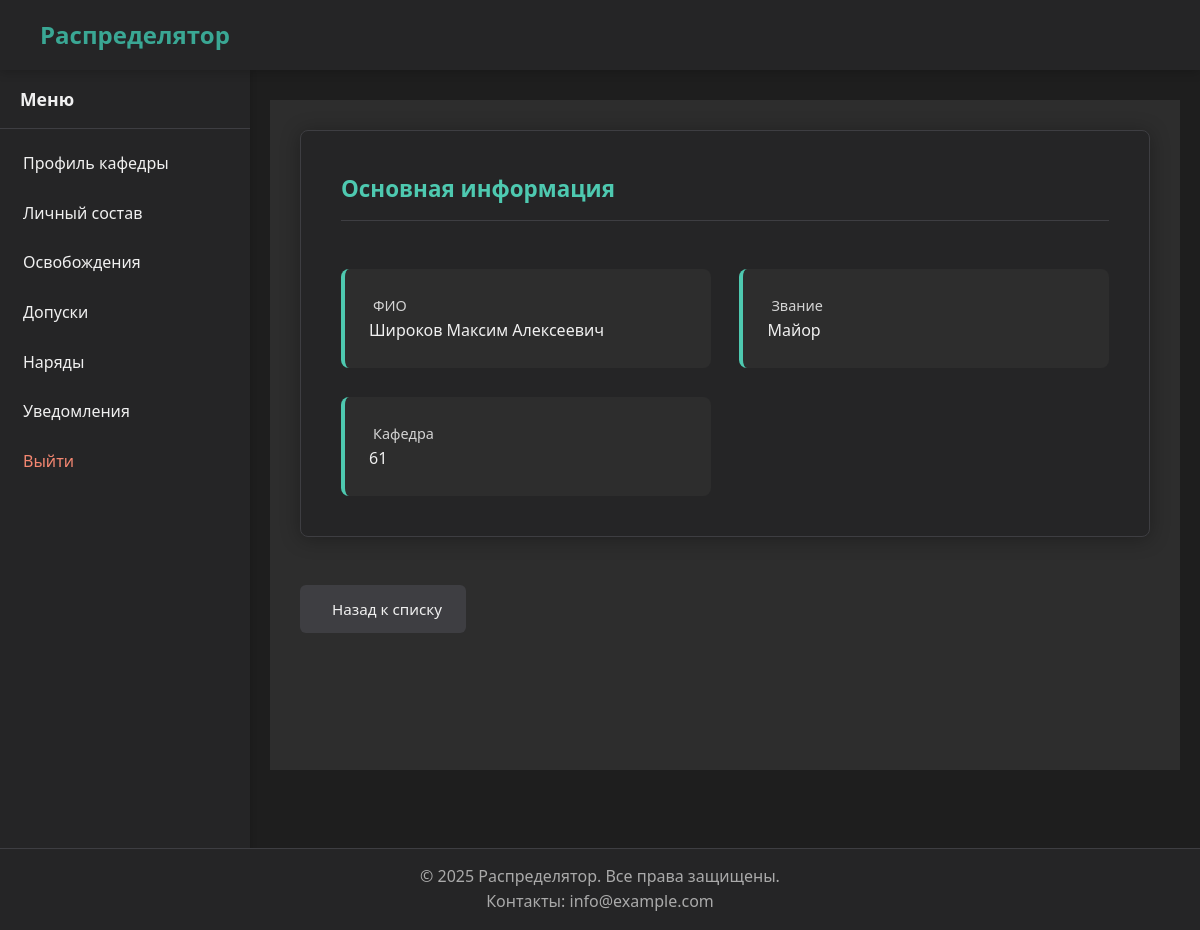
/faculty/staff/1/ (signed in), run on an earlier commit of the app's database.
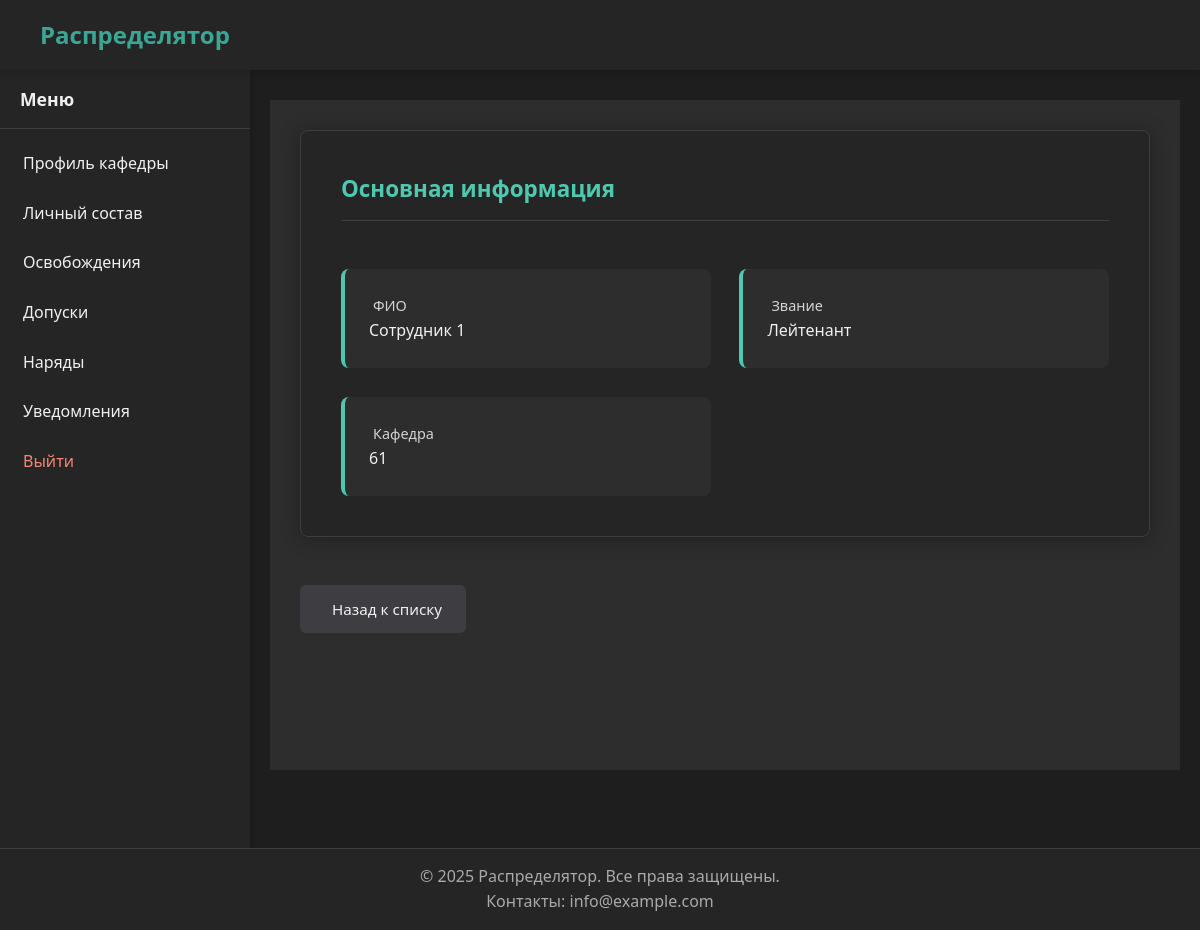
And on a later commit of the database.
### people/models.py (models this page shows, shortened)
class People(models.Model):
    full_name = models.CharField('ФИО', max_length=100)
    faculty = models.ForeignKey(
        Faculty,
        verbose_name='Факультет',
        on_delete=models.SET_NULL,
        null=True,
        blank=True
    )
    department = models.ForeignKey(
        Department,
        verbose_name='Кафедра',
        on_delete=models.SET_NULL,
        null=True,
        blank=True
    )
    rank = models.ForeignKey(
        Rank,
        verbose_name='Звание',
        on_delete=models.PROTECT
    )
    last_duty_date = models.DateField(
        'Дата последнего наряда',
        null=True,
        blank=True
    )
    workload = models.FloatField(
        'Нагрузка',
        default=0.0
    )
    class Meta:
        verbose_name = 'Человек'
        verbose_name_plural = 'Люди'
        ordering = ['full_name']

### rank/models.py (models this page shows)
class Rank(models.Model):
    rank = models.CharField('Звание', max_length=30, unique=True)
    class Meta:
        verbose_name = 'Звание'
        verbose_name_plural = 'Звания'
    def __str__(self):
        return self.rank

### unit/models.py (models this page shows, shortened)
class Department(models.Model):
    name = models.CharField(max_length=20, verbose_name="Название кафедры", unique=True)
    faculty = models.ForeignKey(
        'Faculty',
        on_delete=models.SET_NULL,
        null=True,
        blank=True,
        verbose_name="Факультет",
        related_name="departments"
    )
    class Meta:
        verbose_name = 'Кафедра'
        verbose_name_plural = 'Кафедры'

### faculty/views.py (the view)
# urls.py: path('staff/<int:pk>/', views.StaffDetailView.as_view(), name='staff_detail'),
class StaffDetailView(HasFacultyMixin, TemplateView):
    template_name = 'profiles/faculty/staff/detail.html'
    def get_context_data(self, **kwargs):
        context = super().get_context_data(**kwargs)
        person_id = self.kwargs['pk']
        try:
            person = People.objects.get(pk=person_id)
        except People.DoesNotExist:
            person = None
        context['person'] = person
        return context

### core/mixins.py (called while the page is built)
    def dispatch(self, request, *args, **kwargs):
        if not hasattr(request.user, 'faculty') or not request.user.faculty:
            messages.warning(request, "У вас нет прав доступа к этому разделу")
            return redirect('home')
        return super().dispatch(request, *args, **kwargs)

### core/utils.py (called while the page is built)
def get_user_type(user):
    if user.is_superuser:
        return 'admin'
    groups = list(user.groups.values_list('name', flat=True))
    if 'Комендант' in groups:
        return 'commandant'
    elif 'Факультет' in groups:
        return 'faculty'
    elif 'Кафедра' in groups:
        return 'department'
    return None

### templates/profiles/faculty/staff/detail.html (shortened to what this page needs)
{% extends "base_account.html" %}
{% load static %}
{% block extra_head %}
<link rel="stylesheet" href="{% static 'css/profile.css' %}">
<link rel="stylesheet" href="{% static 'css/forms.css' %}">
{% endblock %}
{% block account_content %}
    <div class="profile-card">
        <div class="profile-section">
            <div class="profile-title">
                        <h3>Основная информация</h3>
                    </div>
                </div>
                <div class="info-grid">
                    <div class="info-item">
                        <label>ФИО</label>
                        <p class="form-static">{{ person.full_name }}</p>
                    </div>
                    <div class="info-item">
                        <label>Звание</label>
                        <p class="form-static">{{ person.rank|default:"–" }}</p>
                    </div>
                    <div class="info-item">
                        <label>Кафедра</label>
                        <p class="form-static">{{ person.department.name|default:"–" }}</p>
                    </div>
                </div>
            </div>
            <a href="{% url 'faculty:staff' %}" class="btn btn-secondary">
                 Назад к списку
            </a>
        </div>
    </div>
{% endblock %}

What changed in the data, as far as the page shows it:
changed People: full_name "Широков Максим Алексеевич" → "Сотрудник 1"; rank "Майор" → "Лейтенант"
